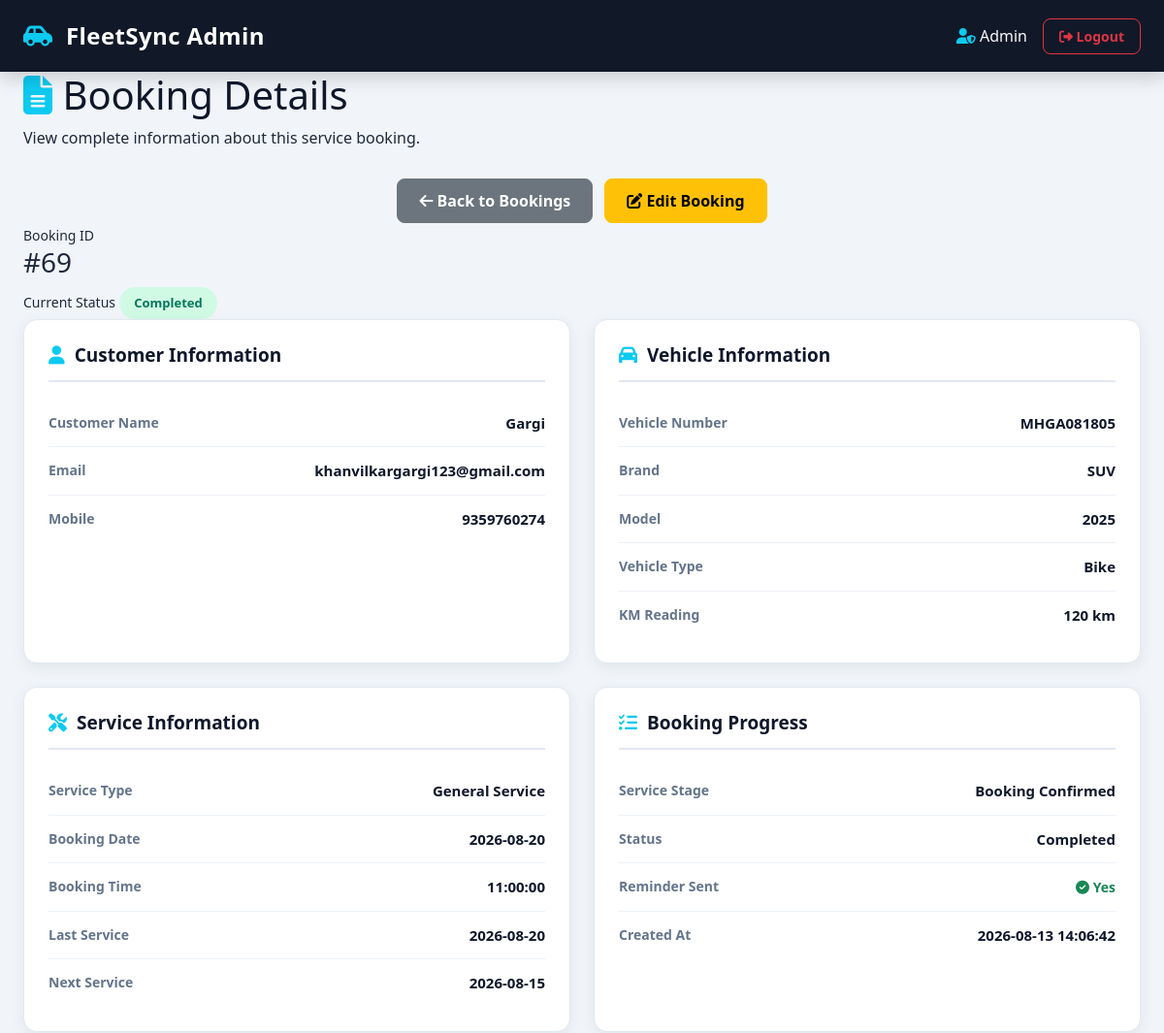
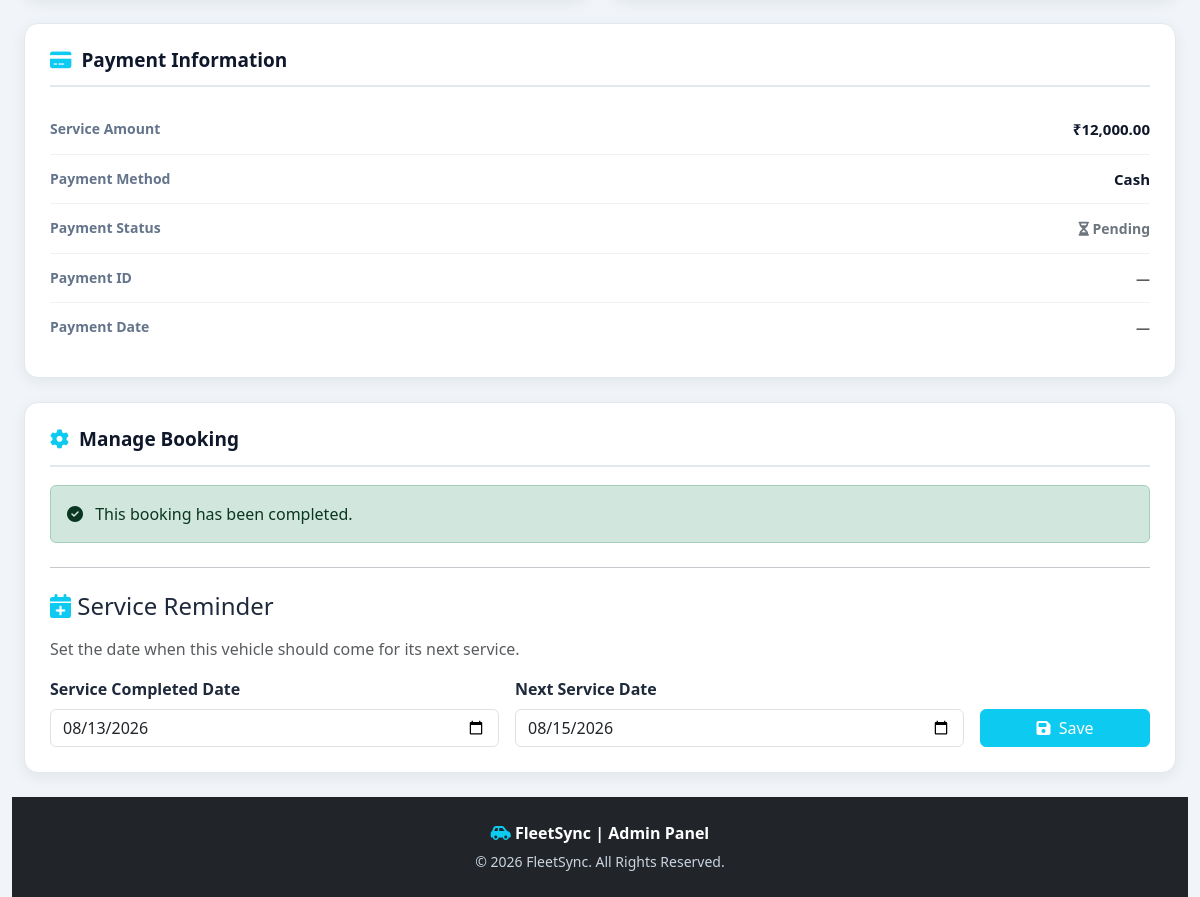
The app's page /FleetSyncAdmin/admin_booking_details.php?id=69 (signed in) with its own data (2 pictures, top to bottom).
### tables this page shows
CREATE TABLE `bookings` (
  `id` int(11) NOT NULL,
  `user_email` varchar(100) NOT NULL,
  `customer_name` varchar(100) DEFAULT NULL,
  `mobile` varchar(15) DEFAULT NULL,
  `vehicle_number` varchar(20) NOT NULL,
  `brand` varchar(50) DEFAULT NULL,
  `model` varchar(50) DEFAULT NULL,
  `vehicle_type` varchar(30) DEFAULT NULL,
  `km_reading` int(11) DEFAULT NULL,
  `service_type` varchar(100) NOT NULL,
  `booking_date` date NOT NULL,
  `booking_time` time NOT NULL,
  `last_service` date DEFAULT NULL,
  `next_service` date DEFAULT NULL,
  `notes` text DEFAULT NULL,
  `image` varchar(255) DEFAULT NULL,
  `status` varchar(30) DEFAULT 'Pending',
  `service_stage` varchar(50) NOT NULL DEFAULT 'Booking Confirmed',
  `created_at` timestamp NOT NULL DEFAULT current_timestamp(),
  `reminder_sent` tinyint(1) NOT NULL DEFAULT 0,
  `payment_method` varchar(30) DEFAULT NULL,
  `payment_status` varchar(30) DEFAULT 'Pending',
  `payment_id` varchar(100) DEFAULT NULL,
  `service_completed_date` date DEFAULT NULL,
  `service_amount` decimal(10,2) DEFAULT 0.00,
  `payment_date` date DEFAULT NULL
);

### FleetSyncAdmin/admin_booking_details.php (the view, shortened to what the rows shown need)
<?php
include '../config.php';
$booking_id = isset($_GET['id']) ? (int)$_GET['id'] : 0;
$stmt = mysqli_prepare(
    $conn,
    "SELECT *
     FROM bookings
     WHERE id = ?"
);
mysqli_stmt_bind_param($stmt, "i", $booking_id);
mysqli_stmt_execute($stmt);
$result = mysqli_stmt_get_result($stmt);
$booking = mysqli_fetch_assoc($result);
function clean($value)
{
    return htmlspecialchars($value ?? '', ENT_QUOTES, 'UTF-8');
}
$status = $booking['status'] ?? 'Pending';
?>
<!DOCTYPE html>
<html lang="en">
<head>
<link
href="https://cdn.jsdelivr.net/npm/bootstrap@5.3.7/dist/css/bootstrap.min.css"
rel="stylesheet">
<link
rel="stylesheet"
href="https://cdnjs.cloudflare.com/ajax/libs/font-awesome/6.7.0/css/all.min.css">
<link rel="stylesheet" href="css/admin.css">
</head>
<body>
<main class="admin-details-page">
    <div class="container-fluid px-4">
        <div class="admin-page-header">
            <div>
                <h1>
                    <i class="fa-solid fa-file-lines text-info"></i>
                    Booking Details
                </h1>
            </div>
        </div>
        <div class="booking-status-card">
            <div>
                <small>Booking ID</small>
                <h3>
                    #<?php echo clean($booking['id']); ?>
                </h3>
            </div>
            <div>
                <small>Current Status</small>
                <span class="booking-status <?php echo strtolower($status); ?>">
                    <?php echo clean($status); ?>
                </span>
            </div>
        </div>
        <div class="row g-4">
            <div class="col-lg-6">
                <div class="booking-details-card">
                    <div class="details-row">
                        <span>Customer Name</span>
                        <strong>
                            <?php echo clean($booking['customer_name']); ?>
                        </strong>
                    </div>
                    <div class="details-row">
                        <span>Email</span>
                        <strong>
                            <?php echo clean($booking['user_email']); ?>
                        </strong>
                    </div>
                    <div class="details-row">
                        <span>Mobile</span>
                        <strong>
                            <?php echo clean($booking['mobile']); ?>
                        </strong>
                    </div>
                </div>
            </div>
            <div class="col-lg-6">
                <div class="booking-details-card">
                    <div class="details-row">
                        <span>Vehicle Number</span>
                        <strong>
                            <?php echo clean($booking['vehicle_number']); ?>
                        </strong>
                    </div>
                    <div class="details-row">
                        <span>Brand</span>
                        <strong>
                            <?php echo clean($booking['brand']); ?>
                        </strong>
                    </div>
                    <div class="details-row">
                        <span>Model</span>
                        <strong>
                            <?php echo clean($booking['model']); ?>
                        </strong>
                    </div>
                    <div class="details-row">
                        <span>Vehicle Type</span>
                        <strong>
                            <?php echo clean($booking['vehicle_type']); ?>
                        </strong>
                    </div>
                    <div class="details-row">
                        <span>KM Reading</span>
                        <strong>
                            <?php echo clean($booking['km_reading']); ?> km
                        </strong>
                    </div>
                </div>
            </div>
            <div class="col-lg-6">
                <div class="booking-details-card">
                    <div class="details-row">
                        <span>Service Type</span>
                        <strong>
                            <?php echo clean($booking['service_type']); ?>
                        </strong>
                    </div>
                    <div class="details-row">
                        <span>Booking Date</span>
                        <strong>
                            <?php echo clean($booking['booking_date']); ?>
                        </strong>
                    </div>
                    <div class="details-row">
                        <span>Booking Time</span>
                        <strong>
                            <?php echo clean($booking['booking_time']); ?>
                        </strong>
                    </div>
                    <div class="details-row">
                        <span>Last Service</span>
                        <strong>
                            <?php echo clean($booking['last_service']); ?>
                        </strong>
                    </div>
                    <div class="details-row">
                        <span>Next Service</span>
                        <strong>
                            <?php echo clean($booking['next_service']); ?>
                        </strong>
                    </div>
                </div>
            </div>
            <div class="col-lg-6">
                <div class="booking-details-card">
                    <div class="details-row">
                        <span>Service Stage</span>
                        <strong>
                            <?php echo clean($booking['service_stage']); ?>
                        </strong>
                    </div>
                    <div class="details-row">
                        <span>Status</span>
                        <strong>
                            <?php echo clean($booking['status']); ?>
                        </strong>
                    </div>
                    <div class="details-row">
                        <span>Created At</span>
                        <strong>
                            <?php echo clean($booking['created_at']); ?>
                        </strong>
                    </div>
                </div>
            </div>
<div class="col-12">
    <div class="booking-details-card">
        <div class="details-row">
            <span>Service Amount</span>
            <strong>
                ₹<?php
                echo number_format(
                    (float)($booking['service_amount'] ?? 0),
                    2
                );
                ?>
            </strong>
        </div>
        <div class="details-row">
            <span>Payment Method</span>
            <strong>
                <?php
                if (!empty($booking['payment_method'])) {
                    echo clean($booking['payment_method']);
                } else {
                    echo '<span class="text-muted">
                            Not selected
                          </span>';
                }
                ?>
            </strong>
        </div>
    </div>
</div>
<div class="col-12">
    <div class="booking-details-card">
        <?php if ($status === 'Completed') { ?>
            <hr class="my-4">
            <h4 class="mb-3">
                <i class="fa-solid fa-calendar-plus text-info"></i>
                Service Reminder
            </h4>
            <p class="text-muted">
                Set the date when this vehicle should come for its next service.
            </p>
            <form action="save_next_service.php"
                  method="POST">
                <div class="row g-3 align-items-end">
                    <div class="col-md-5">
                        <label
                            for="service_completed_date"
                            class="form-label fw-semibold">
                            Service Completed Date
                        </label>
                        <input
                            type="date"
                            id="service_completed_date"
                            name="service_completed_date"
                            class="form-control"
                            value="<?php echo !empty($booking['service_completed_date']) ? htmlspecialchars($booking['service_completed_date']) : date('Y-m-d'); ?>"
                            required>
                    </div>
                    <div class="col-md-5">
                        <label
                            for="next_service"
                            class="form-label fw-semibold">
                            Next Service Date
                        </label>
                        <input
                            type="date"
                            id="next_service"
                            name="next_service"
                            class="form-control"
                            value="<?php echo !empty($booking['next_service']) ? htmlspecialchars($booking['next_service']) : ''; ?>"
                            required>
                    </div>
                    <div class="col-md-2">
                        <button
                            type="submit"
                            class="btn btn-info text-white w-100">
                            <i class="fa-solid fa-save me-1"></i>
                            Save
                        </button>
                    </div>
                </div>
            </form>
        <?php } ?>
    </div>
</div>
</body>
</html>

### records on screen
bookings: id "69", status "Completed", customer_name "Gargi", user_email "khanvilkargargi123@gmail.com", mobile "9359760274", vehicle_number "MHGA081805", brand "SUV", model "2025", vehicle_type "Bike", km_reading "120", service_type "General Service", booking_date "2026-08-20", booking_time "11:00:00", last_service "2026-08-20", next_service "2026-08-15", service_stage "Booking Confirmed", created_at "2026-08-13 14:06:42", service_amount "12,000.00", payment_method "Cash", service_completed_date "08/13/2026", next_service "08/15/2026"
